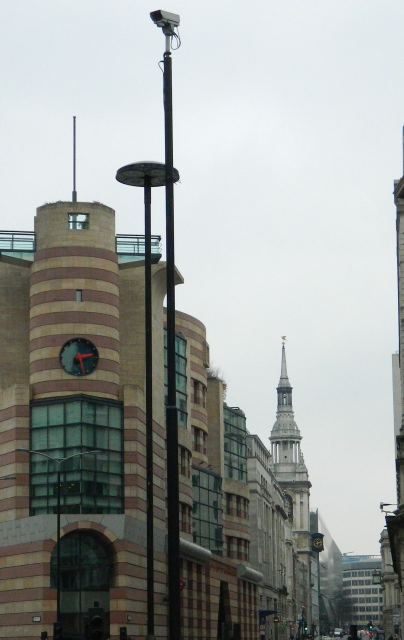
#> input picture scripts/stills/no-1-poultry.jpg, 808 x 1280 px (shown at 1/2 size)
$ python sample_photo_colours.py stills/no-1-poultry.jpg
#> lines starting #> are read from the running program, lines starting #| are printed output that depends on the picture
#!/usr/bin/env python3
"""Pick wall/roof RGB from a Wikimedia thumbnail. Prints 'r,g,b r,g,b'."""

from __future__ import annotations

import sys

from PIL import Image


def is_sky(r: int, g: int, b: int) -> bool:
    return b > r + 15 and b > 150 and g > 130


def is_veg(r: int, g: int, b: int) -> bool:
    return g > r + 25 and g > b + 10 and g > 80


def main() -> None:
    if len(sys.argv) < 2:
        print("usage: sample_photo_colours.py <image>", file=sys.stderr)
        sys.exit(2)
    im = Image.open(sys.argv[1]).convert("RGB")
#> im is the input picture: PIL image 808x1280 RGB; mean R, G, B 155, 158.9, 155.8
    im.thumbnail((96, 96))
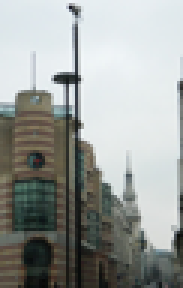
#> im: PIL image 61x96 RGB (shown 3 times larger); mean R, G, B 155, 158.9, 155.8
    pixels = list(im.getdata())
#> pixels = 5856 items, first 6: (223, 232, 237), (223, 232, 237), (224, 231, 237), (225, 232, 237), (225, 233, 236), (225, 233, 236)
    kept = [p for p in pixels if not is_sky(*p) and not is_veg(*p)]
#> kept = 5783 items, first 6: (223, 232, 237), (223, 232, 237), (224, 231, 237), (225, 232, 237), (225, 233, 236), (225, 233, 236)
    if len(kept) < 20:
        kept = pixels
    kept.sort(key=lambda p: max(p) - min(p), reverse=True)
    sample = kept[: max(20, len(kept) // 2)]
#> sample = 2891 items, first 6: (85, 35, 36), (134, 118, 92), (98, 79, 57), (111, 96, 71), (122, 112, 83), (131, 118, 92)
    wr = sum(p[0] for p in sample) // len(sample)
#> wr = 137
    wg = sum(p[1] for p in sample) // len(sample)
#> wg = 139
    wb = sum(p[2] for p in sample) // len(sample)
#> wb = 134
    # Roof: darker, slightly cooler
    rr = max(20, int(wr * 0.72))
#> rr = 98
    rg = max(20, int(wg * 0.72))
#> rg = 100
    rb = max(20, int(wb * 0.78))
#> rb = 104
    print(f"{wr},{wg},{wb} {rr},{rg},{rb}")
#| 137,139,134 98,100,104


if __name__ == "__main__":
    main()
